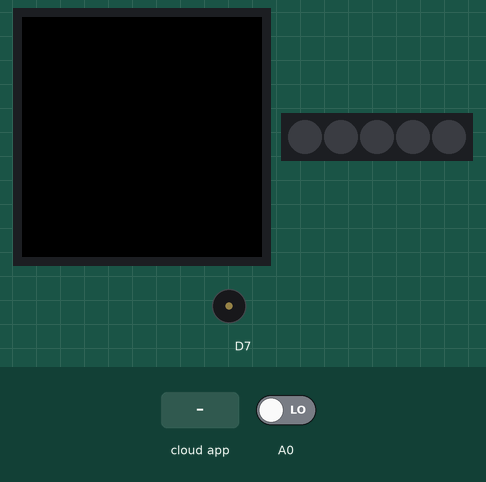
Simulated run of this sketch. Board: Arduino MKR. On the bench: 240×240 colour display, 5 RGB LEDs in strip order, left to right, buzzer (waves = sounding). The inputs (shaded band) are chosen by the test bench; at power-on: A0 LOW. WiFi joins after 1.5 s; servers stay silent unless stated; no MQTT or app messages arrive unless stated; not simulated (calls return 0 or success): arduino_secrets.h; what the sketch prints to the serial monitor is not drawn.

Above: at 5.9 s.
6.0 s: the phone or cloud app sets alarmArmed to 0
7.5 s: the phone or cloud app sets alarmArmed to 1
9.7 s: the phone or cloud app sets alarmActive to 1
At 12.5 s:
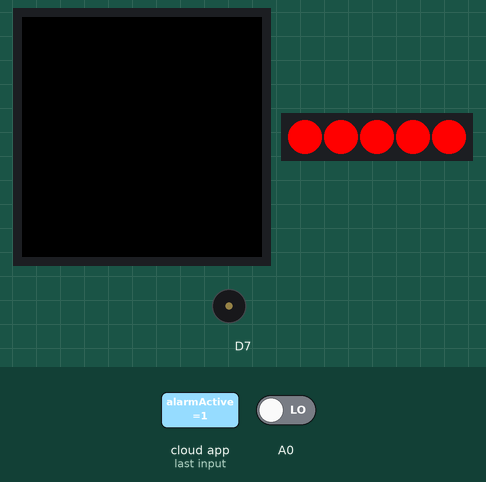
12.7 s: the phone or cloud app sets alarmActive to 0
14.2 s: A0 driven HIGH
At 17.2 s:
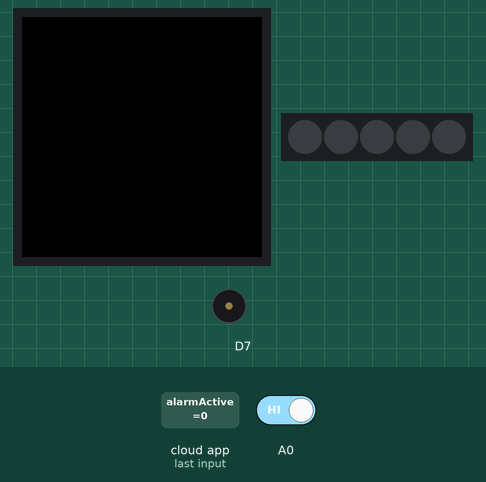
Timing chart, 0 to 18.2 s (numbered marks = the images above; inputs shaded):
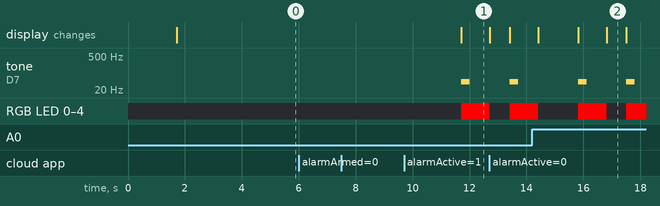

Measured:
- after the input at 6.0 s, every drawn part: stays the same
- after the input at 7.5 s, every drawn part: stays the same
- after the input at 9.7 s, tone on D7: silent → 44 Hz after 2.0 s, → silent 0.30 s later; RGB LED 0–4: off → RGB(255, 0, 0) after 2.0 s
- after the input at 14.2 s, tone on D7: alternates 44 Hz for 0.30 s and silent for 1.4 s, starting after 1.6 s

The sketch:

AlarmSystem_apr19a.ino
```cpp
#include "arduino_secrets.h"
/*
  Sketch generated by the Arduino IoT Cloud Thing "Untitled"
  https://create.arduino.cc/cloud/things/ab605ddd-b1a0-4858-89e8-f74d62a64249

  Arduino IoT Cloud Variables description

  The following variables are automatically generated and updated when changes are made to the Thing

  bool alarmActive;
  bool alarmArmed;

  Variables which are marked as READ/WRITE in the Cloud Thing will also have functions
  which are called when their values are changed from the Dashboard.
  These functions are generated with the Thing and added at the end of this sketch.
*/

#include "thingProperties.h"
#include <Arduino_MKRIoTCarrier.h>
#include <ArduinoMqttClient.h>
#include <WiFiNINA.h>

MKRIoTCarrier carrier;

uint32_t lightColor = carrier.leds.Color(255, 0, 0);

int pir;
int pirState = 0;

WiFiClient wifiClient;
MqttClient mqttClient(wifiClient);

const char broker[] = "test.mosquitto.org";
int        port     = 1883;
const char topic[]  = "champ/iot/spack";

const long interval = 15000;
unsigned long previousMillis = 0;


void setup() {
  // Initialize serial and wait for port to open:
  Serial.begin(9600);
  // This delay gives the chance to wait for a Serial Monitor without blocking if none is found
  delay(1500);

  carrier.noCase();
  carrier.begin();


  pir = carrier.getBoardRevision() == 1 ? A5 : A0;
  pinMode(pir, INPUT);

  // Defined in thingProperties.h
  initProperties();

  // attempt to connect to WiFi network:
  Serial.print("Attempting to connect to WPA SSID: ");
  Serial.println(SECRET_SSID);
  while (WiFi.begin(SECRET_SSID, SECRET_PASS) != WL_CONNECTED) {
    // failed, retry
    Serial.print(".");
    delay(5000);
  }

  Serial.println("You're connected to the network");
  Serial.println();


  Serial.print("Attempting to connect to the MQTT broker: ");
  Serial.println(broker);

  if (!mqttClient.connect(broker, port)) {
    Serial.print("MQTT connection failed! Error code = ");
    Serial.println(mqttClient.connectError());

    while (1);
  }

  Serial.println("You're connected to the MQTT broker!");
  Serial.println();

  // Connect to Arduino IoT Cloud
  ArduinoCloud.begin(ArduinoIoTPreferredConnection);

  /*
     The following function allows you to obtain more information
     related to the state of network and IoT Cloud connection and errors
     the higher number the more granular information you’ll get.
     The default is 0 (only errors).
     Maximum is 4
 */
  setDebugMessageLevel(2);
  ArduinoCloud.printDebugInfo();
}

void loop() {
  ArduinoCloud.update();
  mqttClient.poll();
  if(alarmArmed == true){
    pirState = digitalRead(pir);

    Serial.print("PIR State: ");
    Serial.println(pirState);
    delay(700);

    if(pirState == HIGH){
      alarmActive = true;
    }

    if(alarmActive == true){
      unsigned int currentMillis = millis();

      activateLights();
      carrier.Buzzer.beep(44, 300);

      if(currentMillis - previousMillis >= interval){
        previousMillis = currentMillis;
        mqttSend();
      }
    }
    else{
      carrier.leds.clear();
      carrier.leds.show();
      carrier.Buzzer.noSound();
    }
  }

  if(alarmArmed == false){
    carrier.leds.clear();
    carrier.leds.show();
    alarmActive = false;
    carrier.Buzzer.noSound();
  }


}


void mqttSend(){
  mqttClient.beginMessage(topic);
    mqttClient.print("Alarm Active");
    mqttClient.endMessage();
}


void activateLights(){
  carrier.leds.clear();
  carrier.leds.show();
  delay(700);
  carrier.leds.fill(lightColor, 0, 5);
  carrier.leds.show();

}

/*
  Since AlarmArmed is READ_WRITE variable, onAlarmArmedChange() is
  executed every time a new value is received from IoT Cloud.
*/
void onAlarmArmedChange()  {
  Serial.print("UPDATED");
}

/*
  Since AlarmActive is READ_WRITE variable, onAlarmActiveChange() is
  executed every time a new value is received from IoT Cloud.
*/
void onAlarmActiveChange()  {
  // Add your code here to act upon AlarmActive change
}
```

thingProperties.h
```cpp
// Code generated by Arduino IoT Cloud, DO NOT EDIT.

#include <ArduinoIoTCloud.h>
#include <Arduino_ConnectionHandler.h>

const char SSID[]     = SECRET_SSID;    // Network SSID (name)
const char PASS[]     = SECRET_OPTIONAL_PASS;    // Network password (use for WPA, or use as key for WEP)

void onAlarmActiveChange();
void onAlarmArmedChange();

bool alarmActive;
bool alarmArmed;

void initProperties(){

  ArduinoCloud.addProperty(alarmActive, READWRITE, ON_CHANGE, onAlarmActiveChange);
  ArduinoCloud.addProperty(alarmArmed, READWRITE, ON_CHANGE, onAlarmArmedChange);

}

WiFiConnectionHandler ArduinoIoTPreferredConnection(SSID, PASS);
```
